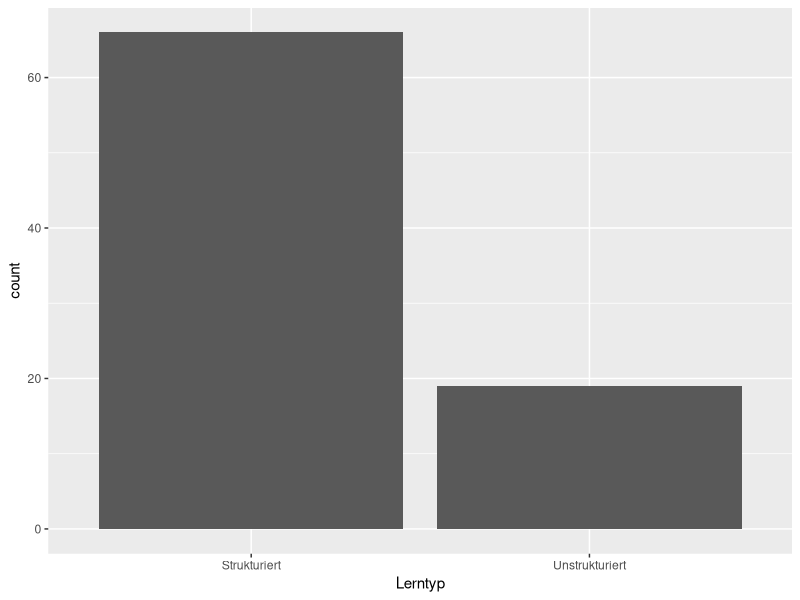
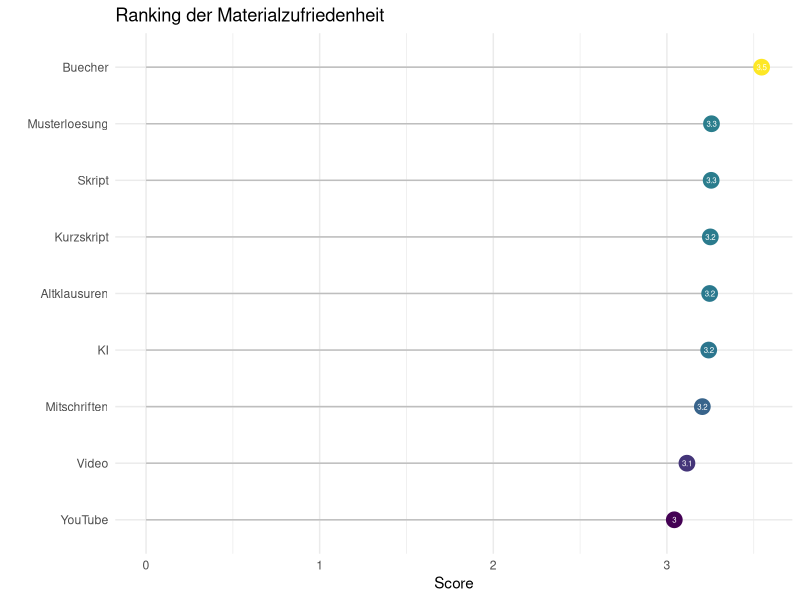
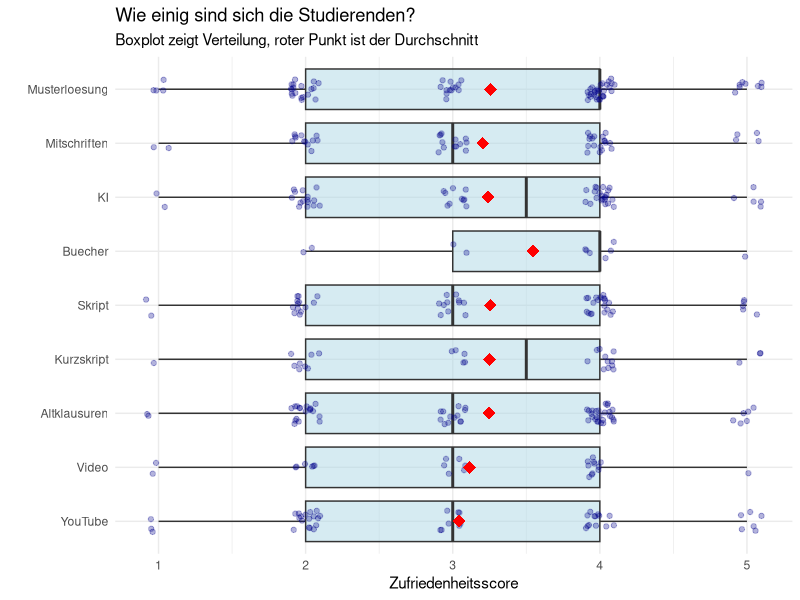
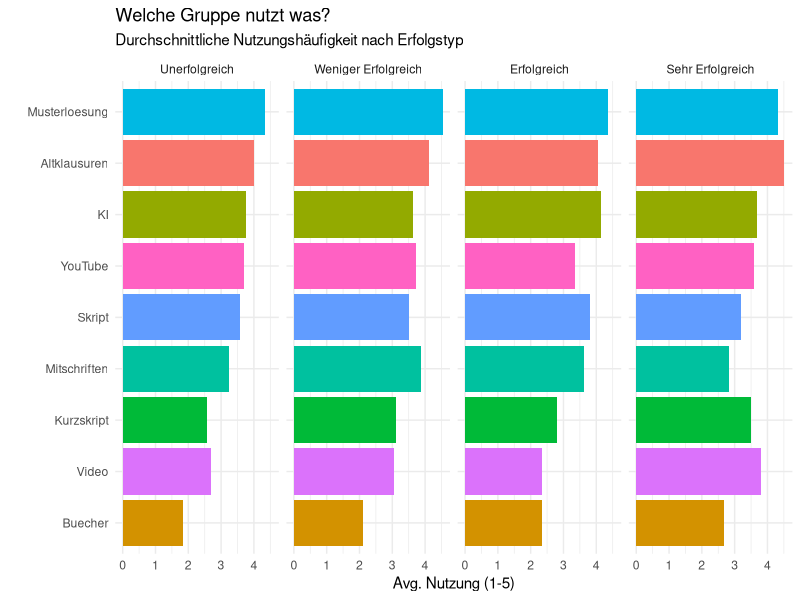

Reproduce these figures in R, in order.
#Hier ein paar Plots für die Fragen in Erhebungstechniken 


#Library installieren 
library(tidyverse)

#Reinladen der Umfrage ins global Enviorment
survey.data <- read.csv("results-survey_cleaned.csv")

#Frage 1 - Bevorzugen Studenten Strukturiertes oder Unstrukturiertes Lernen? 

#Unterscheidung: Wer ist sturkturiert und wer schiebt auf?

survey.data <- survey.data %>%
  mutate(
    Lerntyp = case_when(
      #1. Bedingung  Strukturierte Menschen bevorzugen Pflichtaufgaben
      Einstellung_Pflicht_Ball_Num >= 4 ~ "Strukturiert",
      
      #2. Bedingung Strukturierte die neutral zu Pflicht aufgaben 
      # stehen aber trotzdem nicht aufschieben
      Einstellung_Pflicht_Ball_Num == 3 & Einstellung_Aufschieben_Num <= 2 ~ "Strukturiert",
      
      #Alle anderen gelten als weniger/unstrukturiert 
      TRUE ~ "Unstrukturiert"
    )
  )

ggplot(data = survey.data, aes(x = Lerntyp)) +
  geom_bar() 


#Frage 2 - Welche Materialien bringen die höchste Zufriedenheit?


#Aufbereiten der Daten 
material.data <- survey.data %>% 
  #Aus dem Datensatz den zufriendenheitsscore und alle Lernmaterialen extrahieren 
  select(Zufriedenheit_Score, starts_with("Nutzung_"))  %>%
  
  #Verschiebung der Daten damit andere Funktionen später besser Funktionieren
  pivot_longer(
    cols = starts_with("Nutzung_"),
    names_to = "Material",
    values_to = "Nutzungshaeufigkeit"
  )

#"Aufhübschen" der Namensdaten für die Finale Darstellung im Plot
material.data <- material.data %>% 
  mutate(
    Material = str_remove(Material, "Nutzung_"),
    Material = str_remove(Material, "_Num")
  )

#Jetzt werten wir die Daten aus 
#Wir sortieren nach Leuten mit intensiver Nutzung (Score >= 4) 
#Nehmen deren Zufriedenheitswerte und errechnen daraus einen Durchschnitt
#Dann vergleichen wir diese 
satisfaction.analysis <- material.data %>%
  
  #Filtern nach leuten die das Material häufig nutzen
  filter(Nutzungshaeufigkeit >= 4) %>%
  
  #Gruppieren dieser Personen nach Gruppen
  group_by(Material) %>% 
  
  #Für jede Gruppe dann die Durchschnittliche Zufriedenheit ausrechnen
  summarise(
    avg.satisfaction = mean(Zufriedenheit_Score, na.rm = TRUE)
  ) %>%
  
  #Sortieren nach größe (Sieht später schöner aus)
  arrange(desc(avg.satisfaction))

#####################################
# Lollipopdiagramm

ggplot(data = satisfaction.analysis, 
       aes(x = reorder(Material, avg.satisfaction), y = avg.satisfaction)) +
  
  #Lollipopdarstellung
  geom_segment(aes(xend = Material, yend = 0), color = "grey") +
  geom_point(aes(color = avg.satisfaction), size = 5) +
  
  #Beschriftung
  geom_text(aes(label = round(avg.satisfaction, 1)), 
            color = "white", size = 2) + # Zahl im Punkt
  
  coord_flip() +
  
  scale_color_viridis_c(option = "D") + # Farbeinstellung
  
  labs(title = "Ranking der Materialzufriedenheit",
       x = "", y = "Score") +
  
  theme_minimal() +
  theme(legend.position = "none")

###########################
# Boxplotdiagramm


# Rohdaten vor Zusammenfassung für genauere Darstellung
raw_plot_data <- material.data %>%
  filter(Nutzungshaeufigkeit >= 4) 

ggplot(raw_plot_data, 
       aes(x = reorder(Material, Zufriedenheit_Score, FUN = mean), 
           y = Zufriedenheit_Score)) +
  
  # Zeigt die Verteilung (Box)
  geom_boxplot(outlier.shape = NA, fill = "lightblue", alpha = 0.5) +
  
  # Zeigt die echten Datenpunkte
  geom_jitter(width = 0.2, height = 0.1, alpha = 0.3, color = "darkblue") +
  
  # Durschnittspunkt (rot)
  stat_summary(fun = mean, geom = "point", shape = 18, size = 4, color = "red") +
  
  coord_flip() +
  
  labs(title = "Wie einig sind sich die Studierenden?",
       subtitle = "Boxplot zeigt Verteilung, roter Punkt ist der Durchschnitt",
       x = "",
       y = "Zufriedenheitsscore") +
  theme_minimal()



########################################


#Frage 3 - Welche Materialien werden als am effizientesten/besten
#für die Prüfungsvorbereitung empfunden´

#Dazu werden wir einen "Erfolgsscore" erstellen wir addieren die Werte zu den Themen 
#Effizienz, Motivation, Sicherheit und Zeitaufwand und kategorisieren die Leute nach
#Erfolg und schauen dann welche Gruppen welche Materialien am Häufigsten Nutzen

survey.data <- survey.data %>%
  mutate(
    #Drehen des Zeitaufwand Scores damit er richtig  eingerechnet wird:
    Effizienz_Score = 6 - Effekt_Zeitaufwand_Num,
    
    #Jetzt einfach alle Zusammenaddieren(Höchste PunktZahl ist 20)
    Erfolgs_Score = Effekt_Sicherheit_Num + Effekt_Motivation_Num + Effizienz_Score + Effekt_Relevanz_Num
  )

#Labeling der Personen nach Erfolgsscore
survey.data <- survey.data  %>%
  mutate(
    Erfolgs_Label = case_when(
      Erfolgs_Score >= 17 ~  "Sehr Erfolgreich"   ,
      Erfolgs_Score >= 14 ~  "Erfolgreich"        ,
      Erfolgs_Score >= 9  ~  "Weniger Erfolgreich",
      TRUE ~ "Unerfolgreich"
    )
  )

succes.analysis <- survey.data %>%
  # 1. Datensatz wieder Langziehen für die funktion
  pivot_longer(
    cols = starts_with("Nutzung_"),
    names_to = "Material",
    values_to = "Nutzung"
  ) %>%
  
  #Wieder für die Tabelle  die namen "Säubern"
  mutate(
    Material = str_remove(Material, "Nutzung_"),
    Material = str_remove(Material, "_Num")
  )

succes.material.analysis <- succes.analysis  %>%
  
  #Gruppieren nach  Erfolgslabel und nach Material
  group_by(Material, Erfolgs_Label) %>%
  
  #Erechnen der Durchschnittlichen Nutzung in jeder Lerngruppe für jedes Material 
  summarise(
    Durchschnitt_Nutzung = mean(Nutzung, na.rm = TRUE)
  )


# Definieren der logischen Reihenfolge der Faktoren
succes.material.analysis$Erfolgs_Label <- factor(
  succes.material.analysis$Erfolgs_Label, 
  levels = c("Unerfolgreich", "Weniger Erfolgreich", "Erfolgreich", "Sehr Erfolgreich")
)




#################
# Gruppiertes und sortiertes Balkendiagramm

ggplot(data = succes.material.analysis,
       aes(x = reorder(Material, Durchschnitt_Nutzung), # Sortiert Balken nach Größe
           y = Durchschnitt_Nutzung,
           fill = Material)) +
  
  geom_col(show.legend = FALSE) + # Legende ist hier redundant
  
  coord_flip() +
  
  # Der Zaubertrick: Aufteilen nach Erfolgslabel
  facet_wrap(~Erfolgs_Label, nrow = 1) + 
  
  labs(
    title = "Welche Gruppe nutzt was?",
    subtitle = "Durchschnittliche Nutzungshäufigkeit nach Erfolgstyp",
    x = "",
    y = "Avg. Nutzung (1-5)"
  ) +
  theme_minimal()

# Zusammenfassung der Studiengänge in MINT/Lehramt/Sonstige


table(survey.data$Fakultaet)

survey.data <- survey.data %>%
  mutate(
    Fachbereich_Gruppe = case_when(
      
      # 1. GRUPPE: LEHRAMT
      # Schnappt sich "Lehramt" und "Sachunterricht"
      str_detect(Fakultaet, regex("Lehramt|Sachunterricht", ignore_case = TRUE)) ~ "Lehramt",
      
      # 2. GRUPPE: MINT
      # Hier fassen wir alle technischen/naturwissenschaftlichen Fächer zusammen
      # Das "regex(..., ignore_case = TRUE)" sorgt dafür, dass Groß-/Kleinschreibung egal ist
      str_detect(Fakultaet, regex("Mathe|Statistik|Informatik|Physik|Chemie|Bci|Maschinenbau|Bau|Architektur|Raumplanung", ignore_case = TRUE)) ~ "MINT",
      
      # 3. GRUPPE: SONSTIGES
      # Alles was oben nicht passt (WiWi, Soziologie, Erziehungswissenschaften etc.)
      TRUE ~ "Sonstiges"
    )
  )

# KONTROLLE (Wichtig!)
# Damit siehst du sofort, ob die Zuordnung geklappt hat und wer wo gelandet ist
# Statt print(n = 50) nimmst du head(50)
survey.data %>%
  count(Fachbereich_Gruppe, Fakultaet) %>%
  head(50)


#Frage 4 - Wie verändert sich Materialnutzung im Studienverlauf? Werden Studenten selbstständiger?
survey.data <- survey.data %>%
  mutate(
    Semestergruppe = case_when(
      Fachsemester <= 2 ~ "Start",
      Fachsemester <= 5 ~ "Mitte",
      TRUE ~ "Ende"
    )
    
  ) %>% 
  pivot_longer(
    cols = starts_with("Nutzung_"),
    names_to = "Materialnutzung",
    values_to = "Nutzungshäufigkeit"
  ) %>% 
  group_by(Semestergruppe, Materialnutzung) %>%
  summarise(
    avg.Nutzung = mean(Nutzungshäufigkeit, na.rm = TRUE)
  )







